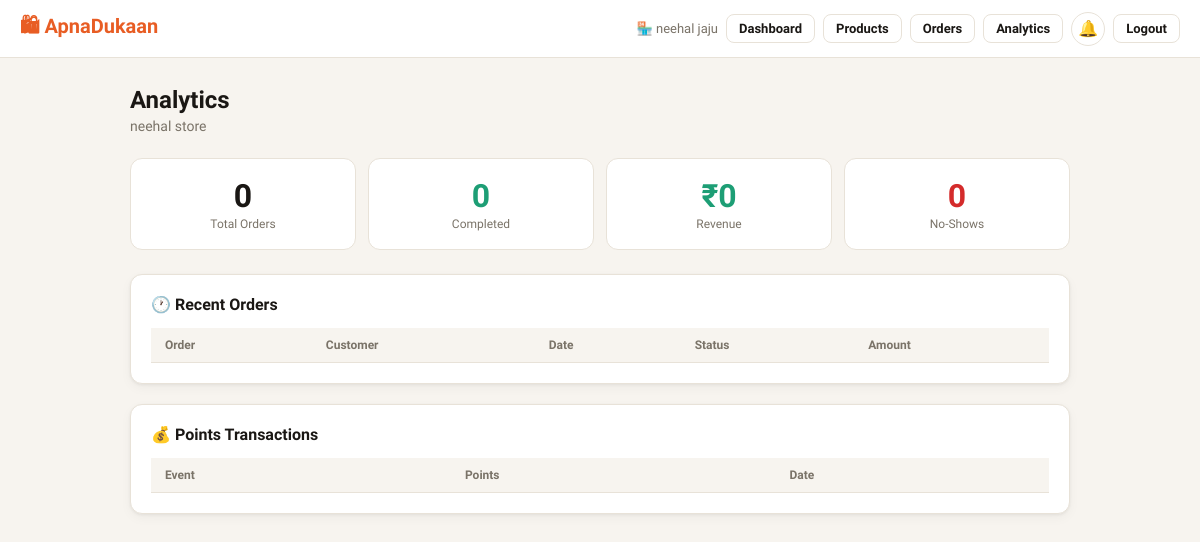
Before: /owner/analytics (signed in) with the older database file.
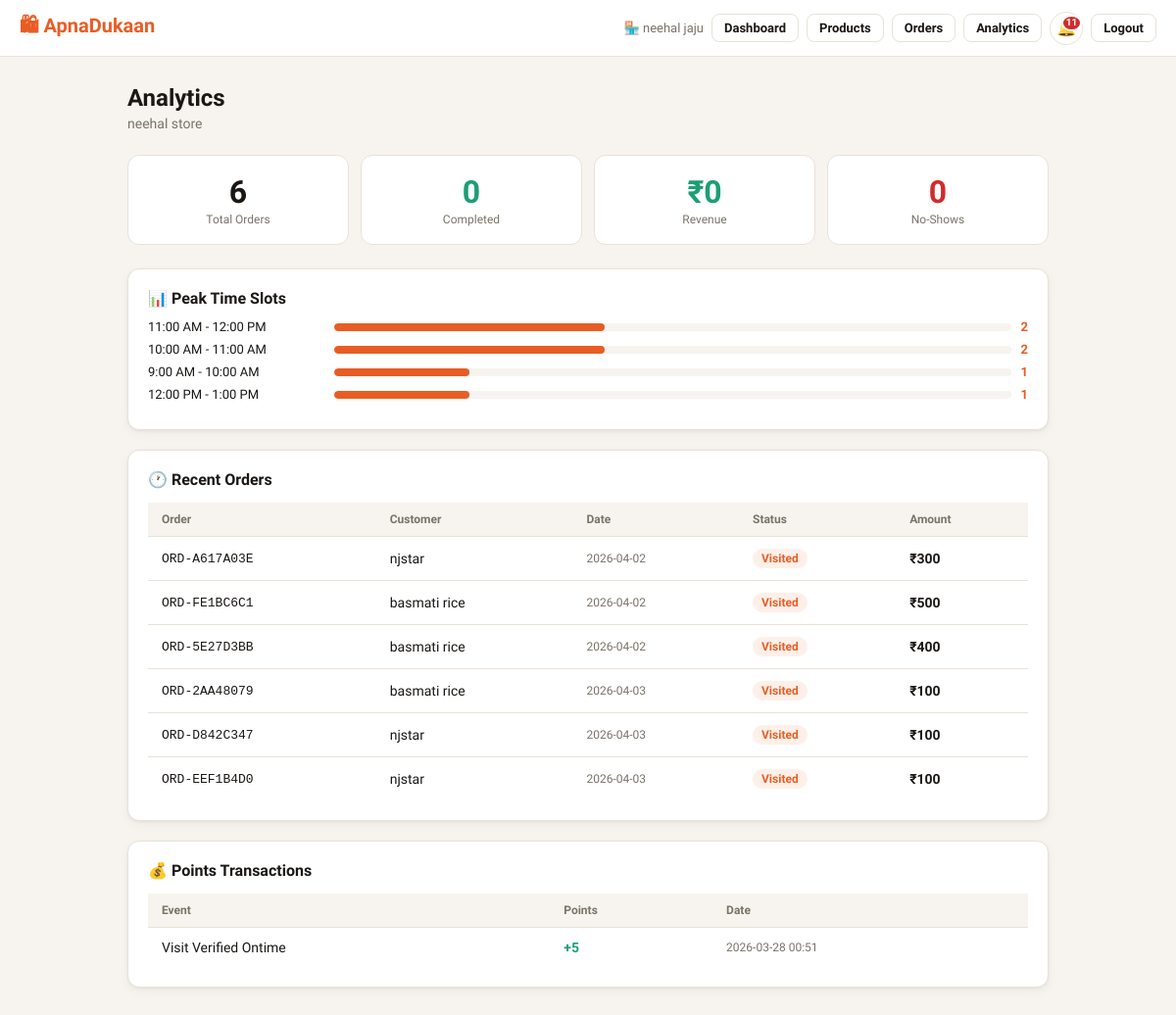
After: the same page with the newer database file.
### tables this page shows
CREATE TABLE time_slots(slot_id TEXT PRIMARY KEY,store_id TEXT NOT NULL,
  label TEXT NOT NULL,start_time TEXT NOT NULL,end_time TEXT NOT NULL,
  max_orders INTEGER NOT NULL DEFAULT 10,is_active INTEGER NOT NULL DEFAULT 1,
  FOREIGN KEY(store_id) REFERENCES stores(store_id) ON DELETE CASCADE);

CREATE TABLE orders(order_id TEXT PRIMARY KEY,customer_name TEXT NOT NULL,
  store_id TEXT NOT NULL,slot_id TEXT NOT NULL,
  pickup_date TEXT NOT NULL DEFAULT(date('now')),
  status TEXT NOT NULL DEFAULT'placed' CHECK(status IN
    ('placed','preparing','ready','visited','completed','no_show','failed')),
  total_amount REAL NOT NULL DEFAULT 0,customer_confirmed INTEGER NOT NULL DEFAULT 0,
  store_confirmed INTEGER NOT NULL DEFAULT 0,visit_verified INTEGER NOT NULL DEFAULT 0,
  placed_at TEXT NOT NULL DEFAULT(datetime('now')),completed_at TEXT,
  FOREIGN KEY(store_id) REFERENCES stores(store_id),
  FOREIGN KEY(slot_id) REFERENCES time_slots(slot_id));

CREATE TABLE transactions(txn_id TEXT PRIMARY KEY,entity_id TEXT NOT NULL,
  entity_type TEXT NOT NULL,order_id TEXT,event_type TEXT NOT NULL,
  delta INTEGER NOT NULL,note TEXT,created_at TEXT NOT NULL DEFAULT(datetime('now')));

### app.py (the view)
    @app.route("/owner/analytics")
    @owner_required
    def owner_analytics():
        sid=session["store_id"]; conn=get_db()
        store=conn.execute("SELECT * FROM stores WHERE store_id=?",(sid,)).fetchone()
        analytics=conn.execute("SELECT * FROM store_analytics WHERE store_id=?",(sid,)).fetchone()
        recent=conn.execute("""SELECT o.*,ts.label AS slot_label FROM orders o
            JOIN time_slots ts ON o.slot_id=ts.slot_id
            WHERE o.store_id=? ORDER BY o.placed_at DESC LIMIT 15""",(sid,)).fetchall()
        txns=conn.execute("SELECT * FROM transactions WHERE entity_id=? ORDER BY created_at DESC LIMIT 10",(sid,)).fetchall()
        pts=get_points(sid); tier,icon=get_tier(pts)
        peak_slots=json.loads(analytics["peak_slots"]) if analytics and analytics["peak_slots"] else {}
        avg_r,r_cnt=get_avg_rating("store",sid)
        reviews=conn.execute("SELECT * FROM reviews WHERE target_type='store' AND target_id=? "
                             "ORDER BY created_at DESC LIMIT 10",(sid,)).fetchall()
        ai_summary=get_ai_review_summary("store",sid)
        return render_template("owner_analytics.html",store=store,analytics=analytics,
                               store_points=pts,tier=tier,icon=icon,peak_slots=peak_slots,
                               recent_orders=recent,transactions=txns,
                               avg_rating=avg_r,rating_count=r_cnt,reviews=reviews,ai_summary=ai_summary)

### app.py (called while the page is built)
def _register_db_hooks(app):
    @app.teardown_appcontext
    def close_db(exc=None):
        db = g.pop("db", None)
        if db: db.close()

def get_db():
    if "db" not in g:
        from flask import current_app
        g.db = sqlite3.connect(current_app.config["DB_PATH"], timeout=30, check_same_thread=False)
        g.db.row_factory = sqlite3.Row
        for pragma in ("PRAGMA journal_mode=WAL","PRAGMA busy_timeout=30000",
                       "PRAGMA synchronous=NORMAL","PRAGMA foreign_keys=ON"):
            g.db.execute(pragma)
    return g.db

def get_unread_count(recipient_type, recipient_id):
    try:
        r = get_db().execute(
            "SELECT COUNT(*) FROM notifications WHERE recipient_type=? AND recipient_id=? AND is_read=0",
            (recipient_type, recipient_id)).fetchone()
        return r[0] if r else 0
    except Exception:
        return 0

def get_points(eid):
    r = get_db().execute("SELECT total_points FROM points WHERE entity_id=?",(eid,)).fetchone()
    return int(r["total_points"]) if r else 0

def get_tier(pts):
    if pts>=200: return "Star","⭐"
    if pts>=50:  return "Trusted","✅"
    return "New","🆕"

### templates/owner_analytics.html (shortened to what this page needs)
{% extends "base.html" %}
{% block content %}
<h1 class="page-title">Analytics</h1>
<p class="page-subtitle">{{ store.name }}</p>
<div class="grid4" style="margin-bottom:24px;">
  {% for label, val, color in [
    ('Total Orders', analytics.total_orders if analytics else 0, 'var(--text)'),
    ('Completed', analytics.completed_orders if analytics else 0, 'var(--green)'),
    ('Revenue', '₹'~("%.0f"|format(analytics.total_revenue if analytics else 0)), 'var(--green)'),
    ('No-Shows', analytics.no_shows if analytics else 0, 'var(--red)'),
  ] %}
  <div class="stat-card">
    <div class="stat-num" style="color:{{ color }};">{{ val }}</div>
    <div class="stat-label">{{ label }}</div>
  </div>
  {% endfor %}
</div>
{% if peak_slots %}
<div class="card" style="margin-bottom:20px;">
  <div style="font-weight:700;margin-bottom:12px;">📊 Peak Time Slots</div>
  {% for slot, count in peak_slots.items() %}
  <div style="display:flex;align-items:center;gap:10px;margin-bottom:8px;">
    <span style="font-size:13px;min-width:180px;">{{ slot }}</span>
    <div style="flex:1;background:var(--bg);border-radius:4px;height:8px;overflow:hidden;">
      <div style="height:100%;background:var(--orange);border-radius:4px;width:{{ [count*20,100]|min }}%;"></div>
    </div>
    <span style="font-size:13px;font-weight:600;color:var(--orange);">{{ count }}</span>
  </div>
  {% endfor %}
</div>
{% endif %}
<div class="card" style="margin-bottom:20px;">
  <div style="font-weight:700;margin-bottom:14px;">🕐 Recent Orders</div>
  <table class="table">
    <thead><tr><th>Order</th><th>Customer</th><th>Date</th><th>Status</th><th>Amount</th></tr></thead>
    <tbody>
      {% for o in recent_orders %}
      <tr>
        <td style="font-family:monospace;font-size:13px;">{{ o.order_id }}</td>
        <td>{{ o.customer_name }}</td>
        <td style="font-size:12px;color:var(--muted);">{{ o.pickup_date if o.pickup_date else o.placed_at[:10] }}</td>
        <td><span class="badge status-{{ o.status }}">{{ o.status|title }}</span></td>
        <td style="font-weight:600;">₹{{ "%.0f"|format(o.total_amount) }}</td>
      </tr>
      {% endfor %}
    </tbody>
  </table>
</div>
<div class="card">
  <div style="font-weight:700;margin-bottom:14px;">💰 Points Transactions</div>
  <table class="table">
    <thead><tr><th>Event</th><th>Points</th><th>Date</th></tr></thead>
    <tbody>
      {% for t in transactions %}
      <tr>
        <td>{{ t.event_type.replace('_',' ')|title }}</td>
        <td style="font-weight:700;color:{% if t.delta>0 %}var(--green){% else %}var(--red){% endif %};">
          {{ '+' if t.delta>0 else '' }}{{ t.delta }}</td>
        <td style="color:var(--muted);font-size:12px;">{{ t.created_at[:16] }}</td>
      </tr>
      {% endfor %}
    </tbody>
  </table>
</div>
{% endblock %}

### templates/base.html (shortened to what this page needs)
<!DOCTYPE html>
<html lang="en">
<head>
</head>
<body>
<nav class="nav">
  <a href="/" class="nav-brand">🛍 ApnaDukaan</a>
  <div class="nav-actions">
    <div id="nav-menu" class="nav-menu">
      {% if session.customer_name %}
      <span class="nav-user">👤 {{ session.customer_name }}</span>
      <form action="/search_product" method="GET" class="nav-search">
        <input
          type="text"
          name="q"
          placeholder="Search products..."
          class="nav-search-input"
        >
      </form>
      <a href="/my-orders" class="btn btn-outline btn-sm">🛒 My Orders</a>
      <a href="/my-points" class="btn btn-outline btn-sm">⭐ Points</a>
      <a href="/scan" class="btn btn-outline btn-sm">📷 Scan</a>
      {% if cart_count > 0 %}
        <span class="points-pill">🛒 {{ cart_count }} · ₹{{ cart_total }}</span>
      {% endif %}
      <a href="/notifications" class="notif-bell nav-item nav-highlight" title="Notifications">
        <span class="notif-bell-icon">🔔{% if notif_count > 0 %}<span class="notif-dot">{{ notif_count if notif_count < 100 else '99+' }}</span>{% endif %}</span><span>Notifications</span>
      </a>
      <a href="/customer/logout" class="btn btn-outline btn-sm">Logout</a>
    {% elif session.owner_id %}
      <span class="nav-user">🏪 {{ owner_name }}</span>
      <a href="/owner/dashboard" class="btn btn-outline btn-sm">Dashboard</a>
      <a href="/owner/products" class="btn btn-outline btn-sm">Products</a>
      <a href="/owner/orders" class="btn btn-outline btn-sm">Orders</a>
      <a href="/owner/analytics" class="btn btn-outline btn-sm">Analytics</a>
      <a href="/owner/notifications" class="notif-bell nav-item nav-highlight" title="Notifications">
        <span class="notif-bell-icon">🔔{% if notif_count > 0 %}<span class="notif-dot">{{ notif_count if notif_count < 100 else '99+' }}</span>{% endif %}</span><span>Notifications</span>
      </a>
      <a href="/owner/logout" class="btn btn-outline btn-sm">Logout</a>
    {% endif %}
    </div>
    </div>
</nav>
<div class="container">
  {% block content %}{% endblock %}
</div>
</body>
</html>

Changed rows visible on the page:
now on this page (row unchanged): time_slots: label "11:00 AM - 12:00 PM", {{ [count*20,100]|min }} 40 (drawn), count "2"
now on this page (row unchanged): time_slots: label "10:00 AM - 11:00 AM", {{ [count*20,100]|min }} 40 (drawn), count "2"
now on this page (row unchanged): time_slots: label "9:00 AM - 10:00 AM", {{ [count*20,100]|min }} 20 (drawn), is_active "1"
now on this page (row unchanged): time_slots: label "12:00 PM - 1:00 PM", {{ [count*20,100]|min }} 20 (drawn), is_active "1"
added orders: order_id "ORD-A617A03E", customer_name "njstar", pickup_date "2026-04-02", status "Visited", total_amount "300"
added orders: order_id "ORD-FE1BC6C1", customer_name "basmati rice", pickup_date "2026-04-02", status "Visited", total_amount "500"
added orders: order_id "ORD-5E27D3BB", customer_name "basmati rice", pickup_date "2026-04-02", status "Visited", total_amount "400"
added orders: order_id "ORD-2AA48079", customer_name "basmati rice", pickup_date "2026-04-03", status "Visited", total_amount "100"
added orders: order_id "ORD-D842C347", customer_name "njstar", pickup_date "2026-04-03", status "Visited", total_amount "100"
added orders: order_id "ORD-EEF1B4D0", customer_name "njstar", pickup_date "2026-04-03", status "Visited", total_amount "100"
added transactions: event_type.replace "Visit Verified Ontime", delta "+", delta "5", created_at "2026-03-28 00:51"
Other visible differences:
{{ notif_count if notif_count < 100 else '99+' }}: (not shown) → "11"
new list line: "6 Total Orders"
text now shown: "📊 Peak Time Slots"
list line gone: "0 Total Orders"
